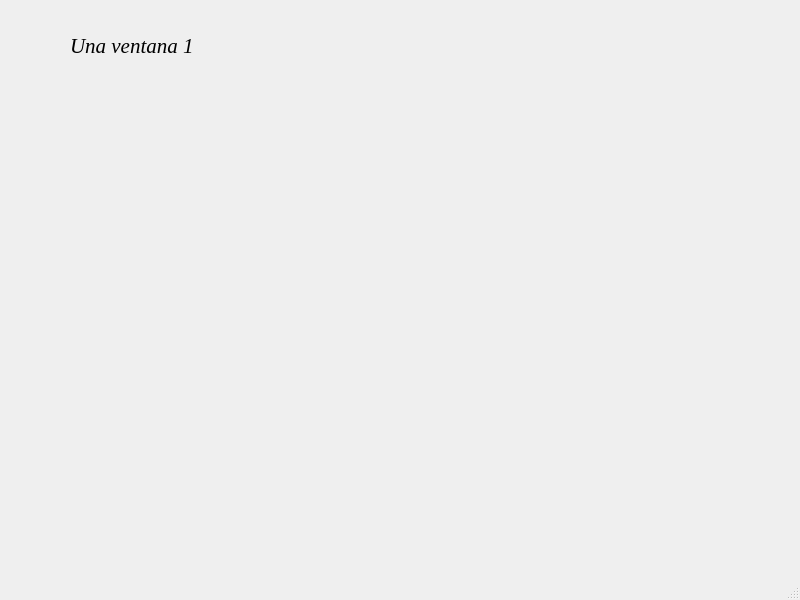
<?xml version="1.0" encoding="UTF-8"?>
<ui version="4.0">
 <class>MainWindow</class>
 <widget class="QMainWindow" name="MainWindow">
  <property name="geometry">
   <rect>
    <x>0</x>
    <y>0</y>
    <width>800</width>
    <height>600</height>
   </rect>
  </property>
  <property name="cursor">
   <cursorShape>ArrowCursor</cursorShape>
  </property>
  <property name="windowTitle">
   <string>Ventana Principal</string>
  </property>
  <widget class="QWidget" name="centralwidget">
   <widget class="QLabel" name="label1">
    <property name="enabled">
     <bool>true</bool>
    </property>
    <property name="geometry">
     <rect>
      <x>70</x>
      <y>10</y>
      <width>181</width>
      <height>71</height>
     </rect>
    </property>
    <property name="font">
     <font>
      <family>Georgia</family>
      <pointsize>16</pointsize>
      <italic>true</italic>
     </font>
    </property>
    <property name="text">
     <string>Una ventana 1</string>
    </property>
   </widget>
  </widget>
  <widget class="QMenuBar" name="menubar">
   <property name="geometry">
    <rect>
     <x>0</x>
     <y>0</y>
     <width>800</width>
     <height>21</height>
    </rect>
   </property>
  </widget>
  <widget class="QStatusBar" name="statusbar"/>
 </widget>
 <resources/>
 <connections/>
</ui>
